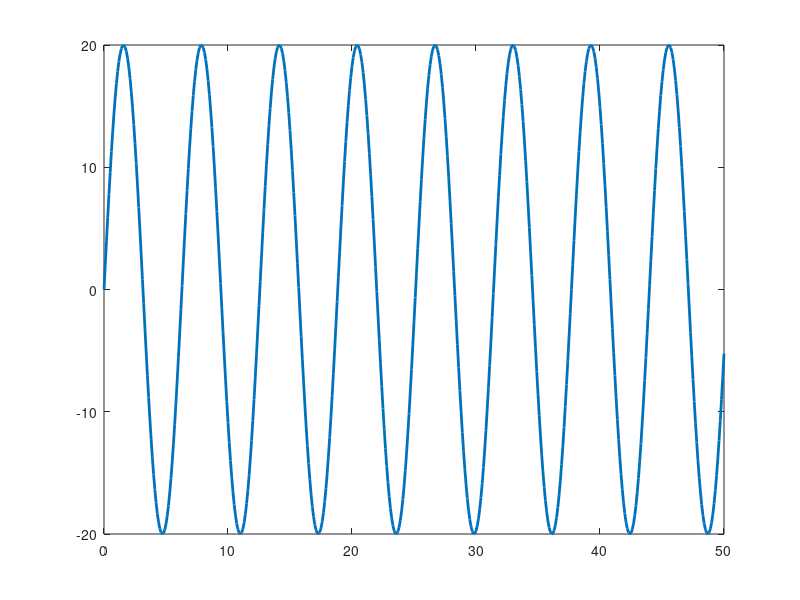

Recreate this plot in MATLAB. (Note: this script raises an error after producing the figure.)
close all;
clear all;
clc;

Ad=[4 12 1; -1 9 0; 8 7 10];
Bd=[1 0 ;0.2 -1;2 3];
Cd=[-1 0 2;3 -6 7];
Dd=0;

x0=[1;2;3];
t=0:0.1:50;
yref= 20*sin(t);

figure(1);
plot(t,yref,'Linewidth',2);

R=2; %1 bemenet
Q=500; %1kimenet

Fi=Ad;
Ga=Bd;

se=abs(eig(Ad)) % a rendszer instabil

if rank(ctrb(Ad,Bd)) == rank(Ad)
    disp('Iranyithato')
else
    disp('Nem iranyithato')
end

if rank(obsv(Ad,Cd)) == rank(Ad)
    disp('Megfigyelheto')
else
    disp('Nem megfigyelheto')
end

    Pdare=dare(Fi, Ga,Cd'*Q*Cd,R)
    P=Diszkret_schur(Ad,Bd,Cd'*Q*Cd,R)

    K1=-(R+Ga'*P*Ga)^-1*Ga'*P*Fi; %szabalyzo visszacsatolt erositese
    K2=(R+Ga'*P*Ga)^-1*Ga'*((1-Fi-Ga*K1)')^-1*Cd'*Q; %szabalyzo elorecsatolt erositese

    % ciklus szimulaciot + szabalyozast
    yref=yref';
    for i=1:length(t)
       u(i)=K1*x0+K2*yref(i);
       y(i)=Cd*x0;
       ujxx=Fi*x0+Ga*u(i);
       x0=ujxx;
    end

    figure(1)
    hold on
    plot(t,y)
    title("Vegtelen horizont szabalyzott kimenetek es referenciak");
    legend('Referencia','kimenet');
